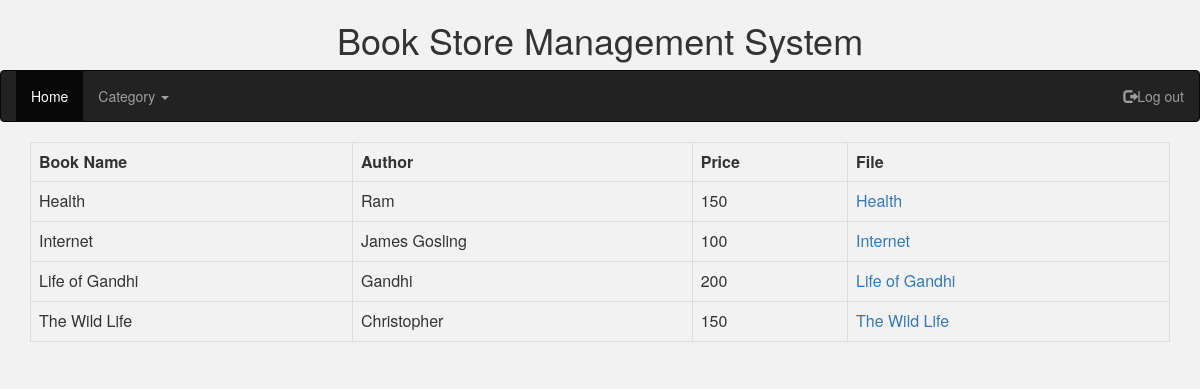
Page /Category.php?value=2 on the committed database.
### tables this page shows
CREATE TABLE `upload` (
  `book_id` int(11) NOT NULL,
  `bookname` varchar(32) NOT NULL,
  `author` varchar(32) NOT NULL,
  `category` varchar(20) NOT NULL,
  `fileToUpload` varchar(100) NOT NULL,
  `description` text NOT NULL,
  `price` int(11) NOT NULL
);

### Category.php (the view, shortened to what this page needs)
<html>
<head>
<link rel="stylesheet" href="https://maxcdn.bootstrapcdn.com/bootstrap/3.3.7/css/bootstrap.min.css">
</head>
<body>
<body style="background-color:#f2f2f2">
<h1><center> Book Store Management System</center></h1>
<form action="#" method="post">
<nav class="navbar navbar-inverse">
  <div class="container-fluid">
    <ul class="nav navbar-nav">
      <li class="active"><a href="OpenStore.php">Home</a></li>
	<li class="dropdown">
        <a class="dropdown-toggle" data-toggle="dropdown" href="#">Category
        <span class="caret"></span></a>
      </li>
    </ul>
	<ul class="nav navbar-nav navbar-right">
      <li><a href="BookStoreSystem.php" ><span class="glyphicon glyphicon-log-out"></span>Log out</a></li>
    </ul>
  </div>
</nav>
</form>
</body>
</body>
</html>
<?php
$con = mysqli_connect("localhost","root","") or die("Unable to connect");
mysqli_select_db($con,"mydb");
$var=$_GET['value'];
switch($var)
{
case 2:
	$sql = "select * from Upload where category='scitech'";
	break;
}
$query_run = mysqli_query($con,$sql);
?>
<html>
<body>
<div class="container">
<table class="table table-bordered">
<tr>
<th>Book Name</th>
<th>Author</th>
<th>Price</th>
<th>File</th>
</tr>
<?php
$fileStorage='uploads/';
while($record=mysqli_fetch_array($query_run))
{
	echo "<tr>";
	echo "<td>".$record['bookname']."</td>";
	echo "<td>".$record['author']."</td>";
	echo "<td>".$record['price']."</td>";
	echo "<td>";
	echo '<a href="'. $fileStorage . $record['fileToUpload'] . '">'. htmlentities($record['bookname'], ENT_COMPAT, 'UTF-8') .'</a><br />';
	echo "</td>";
	echo "</tr>";
 }
?>
</table>
</div>
</body>
</html>

### rows in the picture
upload: bookname "Health", author "Ram", price "150"
upload: bookname "Internet", author "James Gosling", price "100"
upload: bookname "Life of Gandhi", author "Gandhi", price "200"
upload: bookname "The Wild Life", author "Christopher", price "150"
